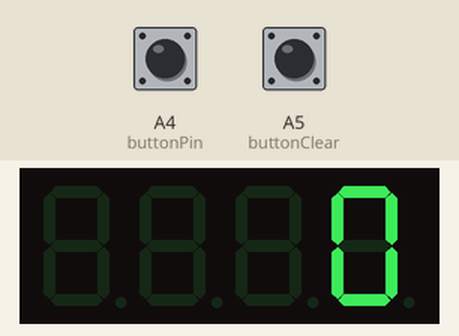
Recording of a sketch running on a simulated Arduino Uno, built with avr-gcc and run on an emulated ATmega328P. Parts: 4-digit seven-segment display. The inputs (shaded band) are chosen by the test bench; at power-on: A4 (buttonPin) HIGH, A5 (buttonClear) HIGH.

Above: at 1.2 s.
1.3 s: A4 (buttonPin) pulled LOW for 0.15 s
At 1.8 s:
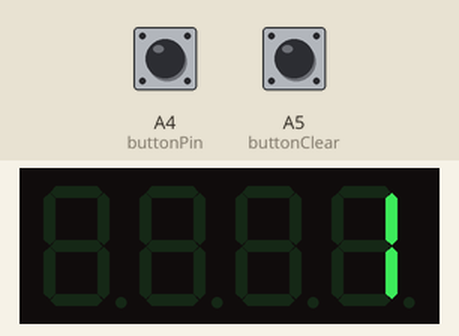
3.0 s: A4 (buttonPin) pulled LOW for 1 s
At 4.3 s:
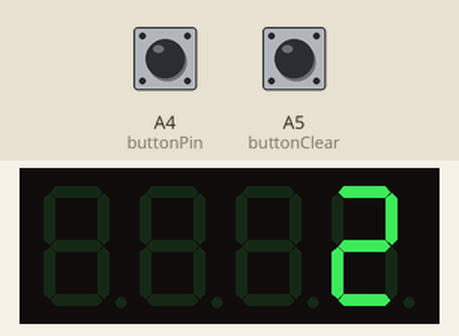
Timing chart, 0 to 6.0 s (numbered marks = the images above; inputs shaded):
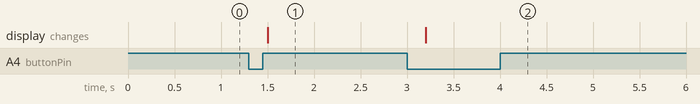

The sketch:

Counter.ino
```cpp
#include "SevSeg.h"
SevSeg sevseg;

int counter = 0;
int buttonPin = A4;
int buttonClear = A5;

bool lastState = HIGH;

bool lastStateC = HIGH;

void setup() {
  byte numDigits = 4;
  byte digitPins[] = {2, 3, 4, 5};
  byte segmentPins[] = {6, 7, 11, 9, 10, 12, 8, 13};

  sevseg.begin(COMMON_CATHODE, numDigits, digitPins, segmentPins, 0);
  sevseg.setBrightness(90);

  pinMode(buttonPin, INPUT_PULLUP);
}

void loop() {
  bool currentState = digitalRead(buttonPin);
  bool currentStateC = digitalRead(buttonClear);

if (lastState == HIGH && currentState == LOW) {
  counter++;
  delay(200); // debounce
}

if (lastStateC == HIGH && currentStateC == LOW) {
  counter = 0;
  delay(200); // debounce
}

  lastState = currentState;
  lastStateC = currentStateC;

  sevseg.setNumber(counter);
  sevseg.refreshDisplay();


}
```

Measured:
- after the input at 1.3 s, the display: changes after 0.20 s (image 1)
- after the input at 3.0 s, the display: changes after 0.20 s (image 2)
